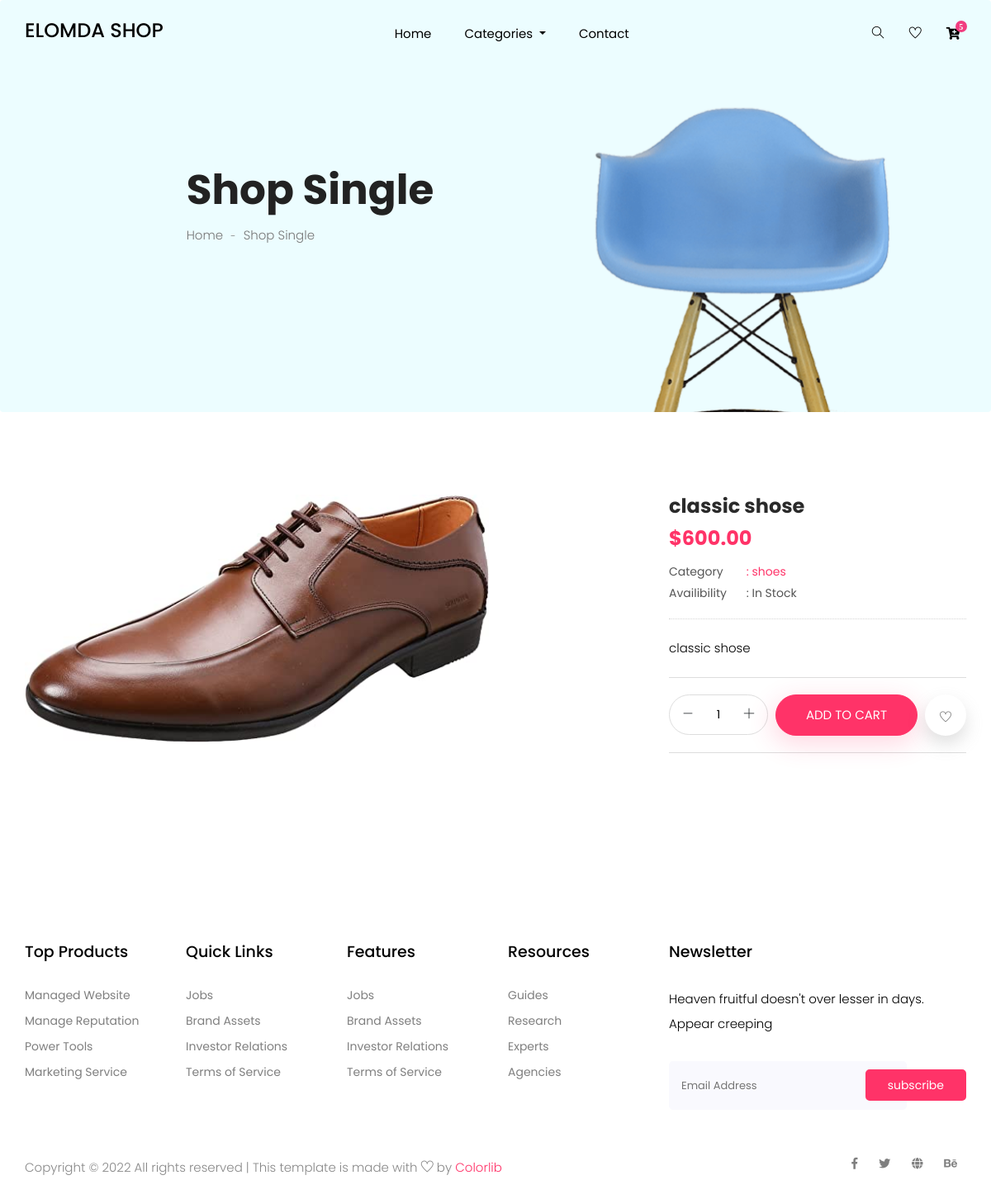
The page /product/6/ on the database its author committed.
### product/models.py (models this page shows, shortened)
class product(models.Model):
    name = models.CharField(max_length=200)
    description = models.TextField()
    image = models.ImageField()
    price = models.DecimalField(max_digits=11, decimal_places=2)
    category_id = models.ForeignKey(category, on_delete=models.CASCADE)

class category(models.Model):
    name = models.CharField(max_length=200)
    description = models.TextField()
    def __str__(self):
        return self.name

### product/views.py (the view)
# urls.py: path('product/<int:productid>/', views.Product, name="Product"),
def Product(request, productid):
    allcategory = category.objects.all()
    myproduct = product.objects.get(id=productid)
    return render(request, 'pages/product.html', {"allcategory": allcategory, "myproduct": myproduct})

### templates/pages/product.html (shortened to what this page needs)
{% load static %}
<!doctype html>
<html lang="zxx">
<head>
    <link rel="stylesheet" href="{% static 'css/bootstrap.min.css' %}">
    <link rel="stylesheet" href="{% static 'css/animate.css' %}">
    <link rel="stylesheet" href="{% static 'css/owl.carousel.min.css' %}">
    <link rel="stylesheet" href="{% static 'css/all.css' %}">
    <link rel="stylesheet" href="{% static 'css/flaticon.css' %}">
    <link rel="stylesheet" href="{% static 'css/themify-icons.css' %}">
    <link rel="stylesheet" href="{% static 'css/magnific-popup.css' %}">
    <link rel="stylesheet" href="{% static 'css/slick.css' %}">
    <link rel="stylesheet" href="{% static 'css/style.css' %}">
</head>
<body>
    <header class="main_menu home_menu">
        <div class="container">
            <div class="row align-items-center">
                <div class="col-lg-12">
                    <nav class="navbar navbar-expand-lg navbar-light">
                        <a class="navbar-brand" href="#">
                            <h3>ELOMDA SHOP</h3>
                        </a>
                        <div class="collapse navbar-collapse main-menu-item" id="navbarSupportedContent">
                            <ul class="navbar-nav">
                                <li class="nav-item">
                                    <a class="nav-link" href="index.html">Home</a>
                                </li>
                                <li class="nav-item dropdown">
                                    <a class="nav-link dropdown-toggle" href="blog.html" id="navbarDropdown_3"
                                        role="button" data-toggle="dropdown" aria-haspopup="true" aria-expanded="false">
                                        Categories
                                    </a>
                                </li>
                                <li class="nav-item">
                                    <a class="nav-link" href="contact.html">Contact</a>
                                </li>
                            </ul>
                        </div>
                        <div class="hearer_icon d-flex">
                            <a id="search_1" href="javascript:void(0)"><i class="ti-search"></i></a>
                            <a href=""><i class="ti-heart"></i></a>
                            <div class="dropdown cart">
                                <a class="dropdown-toggle" href="/cartitem">
                                    <i class="fas fa-cart-plus"></i>
                                </a>
                            </div>
                        </div>
                    </nav>
                </div>
            </div>
        </div>
    </header>
    <section class="breadcrumb breadcrumb_bg">
        <div class="container">
            <div class="row justify-content-center">
                <div class="col-lg-8">
                    <div class="breadcrumb_iner">
                        <div class="breadcrumb_iner_item">
                            <h2>Shop Single</h2>
                            <p>Home <span>-</span> Shop Single</p>
                        </div>
                    </div>
                </div>
            </div>
        </div>
    </section>
    <div class="product_image_area section_padding">
        <div class="container">
            <div class="row s_product_inner justify-content-between">
                <div class="col-lg-7 col-xl-7">
                    <div class="product_slider_img">
                        <div id="vertical">
                            <div data-thumb="img/product/single-product/product_1.png">
                                <img src="{{myproduct.image.url}}" height="300px" />
                            </div>
                        </div>
                    </div>
                </div>
                <div class="col-lg-5 col-xl-4">
                    <div class="s_product_text">
                        <h3>{{myproduct.name}}</h3>
                        <h2>${{myproduct.price}}</h2>
                        <ul class="list">
                            <li>
                                <a class="active" href="#">
                                    <span>Category</span> : {{myproduct.category_id}}</a>
                            </li>
                            <li>
                                <a href="#"> <span>Availibility</span> : In Stock</a>
                            </li>
                        </ul>
                        <p>
                            {{myproduct.description}}
                        </p>
                        <div class="card_area d-flex justify-content-between align-items-center">
                            <div class="product_count">
                                <span class="inumber-decrement"> <i class="ti-minus"></i></span>
                                <input class="input-number" type="text" value="1" min="0" max="10">
                                <span class="number-increment"> <i class="ti-plus"></i></span>
                            </div>
                            <a href="/addcart/{{myproduct.id}}" class="btn_3">add to cart</a>
                            <a href="#" class="like_us"> <i class="ti-heart"></i> </a>
                        </div>
                    </div>
                </div>
            </div>
        </div>
    </div>
    <footer class="footer_part">
        <div class="container">
            <div class="row justify-content-around">
                <div class="col-sm-6 col-lg-2">
                    <div class="single_footer_part">
                        <h4>Top Products</h4>
                        <ul class="list-unstyled">
                            <li><a href="">Managed Website</a></li>
                            <li><a href="">Manage Reputation</a></li>
                            <li><a href="">Power Tools</a></li>
                            <li><a href="">Marketing Service</a></li>
                        </ul>
                    </div>
                </div>
                <div class="col-sm-6 col-lg-2">
                    <div class="single_footer_part">
                        <h4>Quick Links</h4>
                        <ul class="list-unstyled">
                            <li><a href="">Jobs</a></li>
                            <li><a href="">Brand Assets</a></li>
                            <li><a href="">Investor Relations</a></li>
                            <li><a href="">Terms of Service</a></li>
                        </ul>
                    </div>
                </div>
                <div class="col-sm-6 col-lg-2">
                    <div class="single_footer_part">
                        <h4>Features</h4>
                        <ul class="list-unstyled">
                            <li><a href="">Jobs</a></li>
                            <li><a href="">Brand Assets</a></li>
                            <li><a href="">Investor Relations</a></li>
                            <li><a href="">Terms of Service</a></li>
                        </ul>
                    </div>
                </div>
                <div class="col-sm-6 col-lg-2">
                    <div class="single_footer_part">
                        <h4>Resources</h4>
                        <ul class="list-unstyled">
                            <li><a href="">Guides</a></li>
                            <li><a href="">Research</a></li>
                            <li><a href="">Experts</a></li>
                            <li><a href="">Agencies</a></li>
                        </ul>
                    </div>
                </div>
                <div class="col-sm-6 col-lg-4">
                    <div class="single_footer_part">
                        <h4>Newsletter</h4>
                        <p>Heaven fruitful doesn't over lesser in days. Appear creeping
                        </p>
                        <div id="mc_embed_signup">
                            <form target="_blank"
                                action="https://spondonit.us12.list-manage.com/subscribe/post?u=1462626880ade1ac87bd9c93a&amp;id=92a4423d01"
                                method="get" class="subscribe_form relative mail_part">
                                <input type="email" name="email" id="newsletter-form-email" placeholder="Email Address"
                                    class="placeholder hide-on-focus" onfocus="this.placeholder = ''"
                                    onblur="this.placeholder = ' Email Address '">
                                <button type="submit" name="submit" id="newsletter-submit"
                                    class="email_icon newsletter-submit button-contactForm">subscribe</button>
                            </form>
                        </div>
                    </div>
                </div>
            </div>
        </div>
        <div class="copyright_part">
            <div class="container">
                <div class="row">
                    <div class="col-lg-8">
                        <div class="copyright_text">
                            <P>
                                Copyright &copy;
                                <script>document.write(new Date().getFullYear());</script> All rights reserved | This
                                template is made with <i class="ti-heart" aria-hidden="true"></i> by <a
                                    href="https://colorlib.com" target="_blank">Colorlib</a>
                            </P>
                        </div>
                    </div>
                    <div class="col-lg-4">
                        <div class="footer_icon social_icon">
                            <ul class="list-unstyled">
                                <li><a href="#" class="single_social_icon"><i class="fab fa-facebook-f"></i></a></li>
                                <li><a href="#" class="single_social_icon"><i class="fab fa-twitter"></i></a></li>
                                <li><a href="#" class="single_social_icon"><i class="fas fa-globe"></i></a></li>
                                <li><a href="#" class="single_social_icon"><i class="fab fa-behance"></i></a></li>
                            </ul>
                        </div>
                    </div>
                </div>
            </div>
        </div>
    </footer>
</body>
</html>

### product/static/css/all.css (style rules this page uses)
.fa, .fas, .far, .fal, .fab { -moz-osx-font-smoothing: grayscale; -webkit-font-smoothing: antialiased; display: inline-block; font-style: normal; font-variant: normal; text-rendering: auto; line-height: 1; }
.fa-behance:before { content: "\f1b4"; }
.fa-cart-plus:before { content: "\f217"; }
.fa-facebook-f:before { content: "\f39e"; }
.fa-globe:before { content: "\f0ac"; }
.fa-twitter:before { content: "\f099"; }
.fab { font-family: 'Font Awesome 5 Brands'; }
.fa, .fas { font-family: 'Font Awesome 5 Free'; font-weight: 900; }

### rows shown on the page
product: image (picture), name "classic shose", price "600.00", category_id "shoes", description "classic shose"
